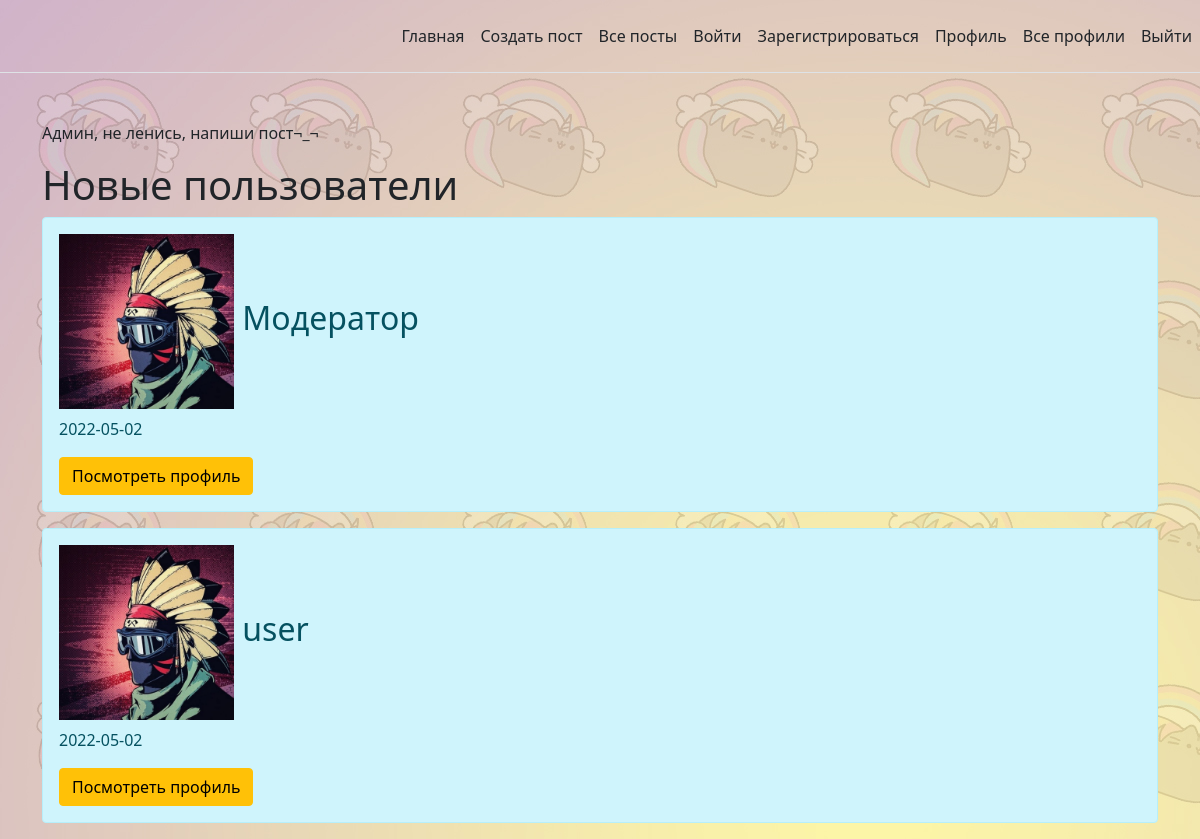
Page / (signed in) on the earlier database version.
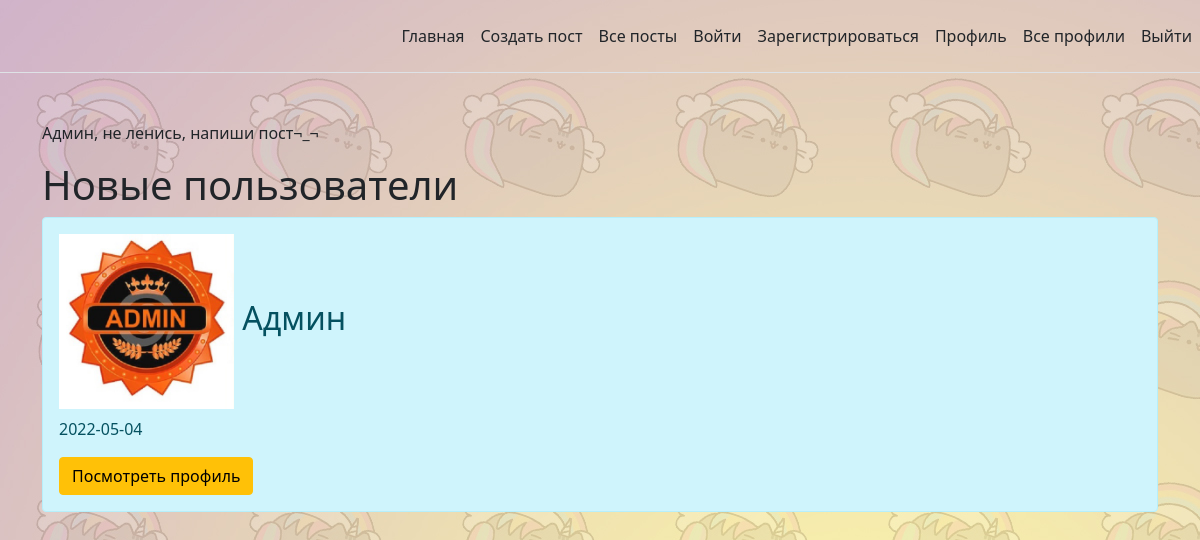
Same page on the later database version.
### app.py (models this page shows, shortened)
class User(db.Model, UserMixin):
    id = db.Column(db.Integer, primary_key=True)
    username = db.Column(db.String(20), nullable=False, unique=False)
    password_hash = db.Column(db.String(20), nullable=False)
    reg_date = db.Column(db.DateTime, default=datetime.utcnow)
    role = db.Column(db.String(10), default='user')

### app.py (the view)
@app.route('/')
@login_required
def index():
    return render_template("index.html",
                           one_post=Post.query.order_by
                           (Post.date.desc()).first(),
                           new_users=User.query.order_by(User.id.desc())
                           .limit(2).all(),
                           username=flask_login.current_user.username)

### app.py (called while the page is built)
@login_manager.user_loader
def load_user(user_id):
    return db.session.query(User).get(user_id)

### templates/index.html (shortened to what this page needs)
{% extends 'base.html' %}
{% block body %}
<div class="container mt-5">
    {% if one_post %}
    <h1>Последний пост на сайте</h1>
        <div class="alert alert-info">
            <h2>{{ one_post.title }}</h2>
            <p>{{ one_post.intro }}</p>
            <p><b>Дата: {{ one_post.date.date() }}</b></p>
            <a href="/posts/{{ one_post.id }}" class="btn btn-warning">Детальнее</a>
        </div>
    {% else %}
    {% if username %}
    <p>{{ username }}, не ленись, напиши пост¬_¬</p>
    {% else %}
        <p>Пользователь, не ленись, напиши пост¬_¬</p>
    {% endif %}
    {% endif %}
    {% if new_users|length > 0 %}
    <h1>Новые пользователи</h1>
        {% for el in new_users %}
        <div class="alert alert-info">
            <h2><img src="/static/images/{{ el.id }}.jpg" height="175"
                     width="175"
         alt=""> {{ el.username }}</h2>
            <p>{{ el.reg_date.date() }}</p>
            <a href="/profile/{{ el.username }}"
               class="btn btn-warning">Посмотреть
                профиль</a>
        </div>
        {% endfor %}
    {% endif %}
</div>
{% endblock %}

Differences in the rows shown:
removed User: username "Модератор", reg_date "2022-05-02"
removed User: username "user", reg_date "2022-05-02"
now on one of the page's lists (row edited): User: username "Админ", reg_date "2022-05-04"
